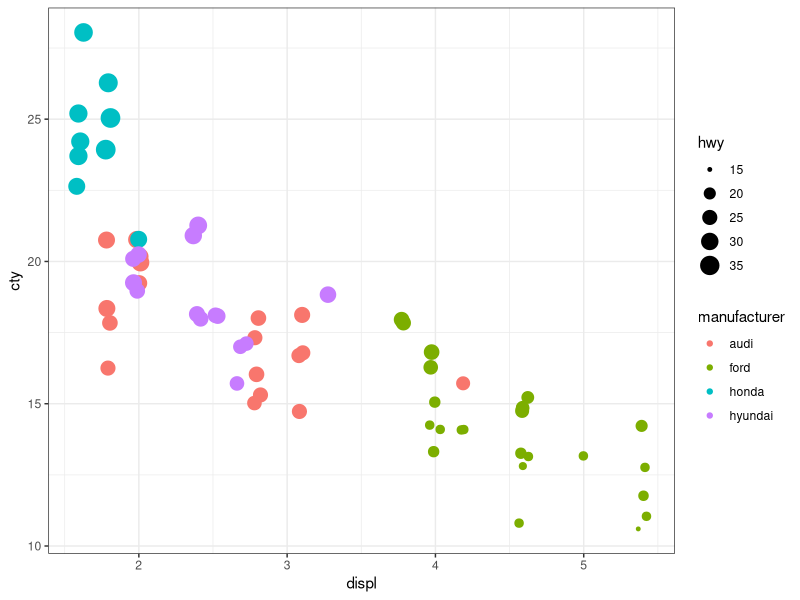
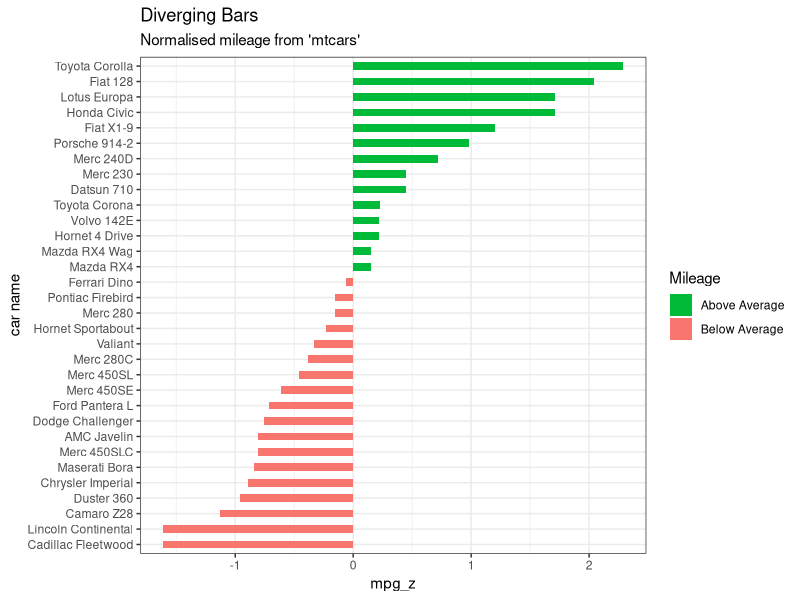

The R script that drew these images, in order:
#Bubble Charts
library(ggplot2)
data(mpg)

data(mpg, package="ggplot2")

mpg_select <- mpg[mpg$manufacturer %in% c("audi", "ford", "honda", "hyundai"),]

#Theme
theme_set(theme_bw())
#Plot
myplot <- ggplot(mpg_select, aes(displ, cty))
windows(); myplot + geom_jitter(aes(col=manufacturer, size = hwy))

#-----------------------------------------------------------------------------------
data(mtcars)
View(mtcars)

mtcars$`car name` <- rownames(mtcars) # create new column for car names
mtcars$mpg_z <- round((mtcars$mpg - mean(mtcars$mpg))/sd(mtcars$mpg), 2) # compute normalized mpg
mtcars$mpg_type <- ifelse(mtcars$mpg_z < 0, "below", "above") # above / below avg flag
mtcars <- mtcars[order(mtcars$mpg_z), ] # sort
mtcars$`car name` <- factor(mtcars$`car name`, levels = mtcars$`car name`) # convert to factor to retain sorted order in plot.

# Diverging Barcharts
ggplot(mtcars, aes(x=`car name`, y=mpg_z, label=mpg_z)) +
  geom_bar(stat='identity', aes(fill=mpg_type), width=.5) +
  scale_fill_manual(name="Mileage",
                    labels = c("Above Average", "Below Average"),
                    values = c("above"="#00ba38", "below"="#f8766d")) +
  labs(subtitle="Normalised mileage from 'mtcars'",
       title= "Diverging Bars") +
  coord_flip()

